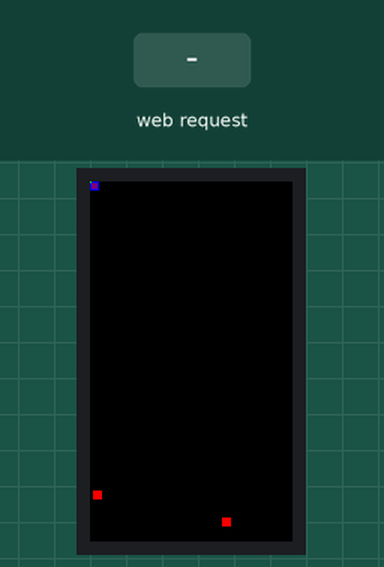
This sketch was run on a simulated ESP32. Shown: 135×240 colour display. Inputs (shaded band) come from the test bench. The local clock reads 2024-03-15 10:24:30 at power-on unless the sketch sets it; random numbers use the default seed unless the sketch sets one; what the sketch prints to the serial monitor is not drawn.

Above: at 2.3 s.
2.4 s: HTTP request GET /R received
At 3.6 s:
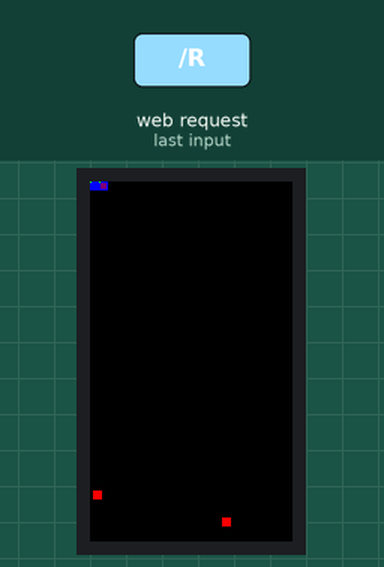
3.9 s: HTTP request GET /D received
At 4.9 s:
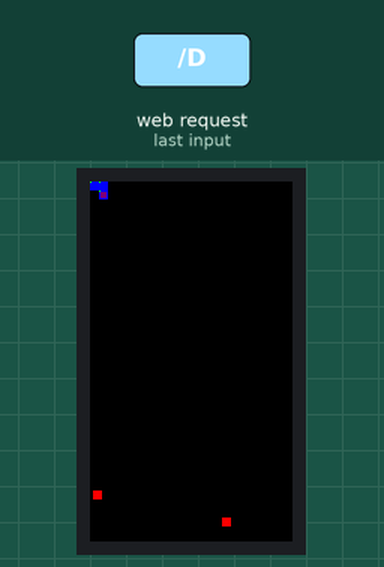
5.4 s: HTTP request GET /L received
At 6.0 s:
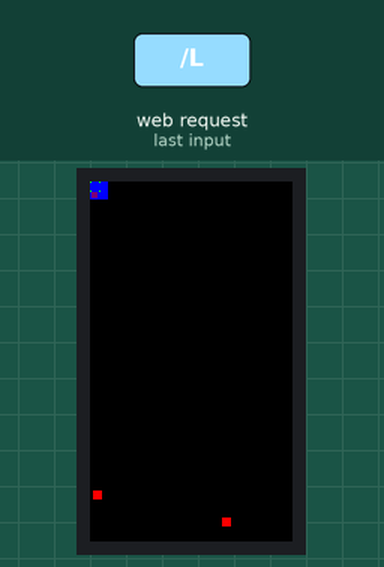
6.9 s: HTTP request GET /U received
Timing chart, 0 to 9.4 s (numbered marks = the images above; inputs shaded):
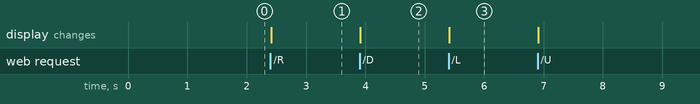

The sketch:

Final.ino
```cpp
/*
  WiFiAccessPoint.ino creates a WiFi access point and provides a web server on it.

  Steps:
  1. Connect to the access point "yourAp"
  2. Point your web browser to http://192.168.4.1/H to turn the LED on or http://192.168.4.1/L to turn it off
     OR
     Run raw TCP "GET /H" and "GET /L" on PuTTY terminal with 192.168.4.1 as IP address and 80 as port

  Created for arduino-esp32 on 04 July, 2018
  by Elochukwu Ifediora (fedy0)

  edited by Ian Sbar
*/

#include <WiFi.h>
#include <WiFiClient.h>
#include <WiFiAP.h>
#include <M5StickCPlus.h>


RTC_TimeTypeDef RTC_TimeStruct;

class Square{//class for the square the player controls
public:

//properties of the square, such as coordinates and and size
  int size=6;
  int Xcord=0;
  int Ycord=0;


  int set_Xcord(int x){ // a function that adds a number to the current x coordinate
    Xcord=Xcord+x;
    return Xcord;
  }

  int set_Ycord(int y){// a function that adds a number to the current Y coordinate
    Ycord=Ycord+y;
    return Ycord;
  }


  void DrawSquare(){ //function that draws the square on the screen
    M5.Lcd.drawRect(Xcord, Ycord, size, size, BLUE);
    M5.Lcd.fillRect(Xcord, Ycord, size, size, BLUE);

  }

  void DrawFace(){//function that draws a smaller purple square on top of the blue square. acts as the "face"
    M5.Lcd.drawRect(Xcord+1, Ycord+1, size-2, size-2, PURPLE);
    M5.Lcd.fillRect(Xcord+1, Ycord+1, size-2, size-2, PURPLE);

  }

  void origin(){
    M5.Lcd.drawRect(Xcord, Ycord, 1, 1, GREEN);
    M5.Lcd.fillRect(Xcord, Ycord, 1, 1, GREEN);
  }


};

class Power{ //class for the power up object.
  public://object properties
  int Xcord=random(128);
  int Ycord=random(234);
  int size = 6;


  void DrawPower(){//function that plants the powerup on screen at a random location
    Xcord=random(128);//random x cord
    Ycord=random(234);//random Y cord
    M5.Lcd.drawRect(Xcord, Ycord, size, size, RED);
    M5.Lcd.fillRect(Xcord, Ycord, size, size, RED);

  }

  void remove(){//function that removes the powerup.
    M5.Lcd.drawRect(Xcord, Ycord, size, size, BLUE);
    M5.Lcd.fillRect(Xcord, Ycord, size, size, BLUE);
  }
};
// Set these to your desired credentials for the access point
const char *ssid = "CCASTER";
const char *password = "Rollback";

WiFiServer server(80);

//creates a pixel object of class square
Square *pixel = new Square;

//creates two PowerUp objects of class power
Power *PowerUp = new Power;
Power *PowerUp2 = new Power;


  //numerical representation of LCD screen
  //All of these lines before the settup function were meant to contribute to making a numberical version of the pixel grid on the LCD screen.
  //The Idea was to represent all the pixels that the blue square has touched with the number "1" and everything else as "0"
  //the program would then keep track of all the "1s" in the grid, stopping the square's movement and saving the time on the Real time clock, which would be uploaded to a firebase database.
  //Unfortunatelly, mainly due to me procrastinating, I could not get this part of the code to function in time, and thus could not
 int LCDarray[135][240];//initailizes the Array
 int blueCount;//integer variable for the number of blue pixels on the LCD (or 1s in the array)

 //this function uses "for" loops to fill the array with zeros
 void MakeLCDArray(){
    for (int y = 0; y < 240; y++) {
        for (int x = 0; x < 135; x++) {
            LCDarray[x][y] = 0;

        }

    }

  }

  void LCDarrayFill() {//This function does not work properly for some reason. It either prevents the program from openeing, caused what I believe is some sort of infinite loop, or doesn't run at all.
   //Unfortunately this function seemed to be the only way I could count the amound of blue pixels on the LDC screen.

   //it was meant to fill the arrays with 1s in the same places the blue square on the LCD as passed
    for (int y = pixel->Ycord; y < pixel->size+ pixel->Ycord; y++) {
        for (int x = pixel->Xcord; x < pixel->size + pixel->Xcord; x++) {

            LCDarray[x][y] = 1;
            blueCount++;

        }
    }


  }


void setup() {


  M5.begin();

     //added from rtc clock.
    RTC_TimeTypeDef TimeStruct;
    TimeStruct.Hours   = 0;  // Set the time.  设置时间
    TimeStruct.Minutes = 0;
    TimeStruct.Seconds = 0;
    M5.Rtc.SetTime(&TimeStruct);//sets the time of the RTC to the three variables above

    // Lcd display


    pixel->DrawSquare();//draws the pixel object
    pixel->DrawFace();//draws the face of hte pixel object
    pixel->origin();//draws the origin point of the pixel object
    PowerUp -> DrawPower();//draws the powerup object
    PowerUp2 -> DrawPower();//draws the second powerup object

    // draw graphic.  绘图🌹


    delay(1000);

  Serial.begin(115200);
  Serial.println();
  Serial.println("Configuring access point...");

  // You can remove the password parameter if you want the AP to be open.
  WiFi.softAP(ssid, password);
  IPAddress myIP = WiFi.softAPIP();
  Serial.print("AP IP address: ");
  Serial.println(myIP);
  server.begin();

  Serial.println("Server started");

}


void loop() {

   M5.Rtc.GetTime(&RTC_TimeStruct);//Gets the data from the RTC to start keeping track of time.

  WiFiClient client = server.available();   // listen for incoming clients

  if (client) {                             // if you get a client,
    Serial.println("New Client.");           // print a message out the serial port
    String currentLine = "";
                 // make a String to hold incoming data from the client
    while (client.connected()) {            // loop while the client's connected
      if (client.available()) {             // if there's bytes to read from the client,
        char c = client.read();             // read a byte, then
        Serial.write(c);                    // print it out the serial monitor
        if (c == '\n') {                    // if the byte is a newline character

          // if the current line is blank, you got two newline characters in a row.
          // that's the end of the client HTTP request, so send a response:
          if (currentLine.length() == 0) {
            // HTTP headers always start with a response code (e.g. HTTP/1.1 200 OK)
            // and a content-type so the client knows what's coming, then a blank line:
            client.println("HTTP/1.1 200 OK");
            client.println("Content-type:text/html");
            client.println();

            // the content of the HTTP response follows the header. Will be used to move the pixel on the LCD using a web page
            client.print("<button><a href=\"/L\">Left</a> <button><br>");
            client.print("<button><a href=\"/D\">Down</a> <button><br>");
            client.print("<button><a href=\"/R\">Right</a> <button><br>");
            client.print("<button><a href=\"/U\">Up</a> <button><br>");

            // The HTTP response ends with another blank line:
            client.println();
            // break out of the while loop:
            break;
          } else {    // if you got a newline, then clear currentLine:
            currentLine = "";
          }
        } else if (c != '\r') {  // if you got anything else but a carriage return character,
          currentLine += c;      // add it to the end of the currentLine
        }

        //code for moving pixel and interactions.
        pixel->DrawSquare();//draws a blue line to cover the previous purple face pixel
        pixel->origin();

        if (currentLine.endsWith("GET /R")) {//moves the pixel Right
         pixel->set_Xcord(pixel->size);

          //makes sure the pixel does not go off screen
         if(pixel->Xcord >= 135-pixel->size ){
           pixel->Xcord = 135-pixel->size;
         }


        }
        if (currentLine.endsWith("GET /D")) {//moves the Pixel down. distance moved is affected by the pixel's size

         pixel->set_Ycord(pixel->size);

         //makes sure the pixel does not go off screen
         if(pixel->Ycord >= 240- pixel->size ){
           pixel->Ycord = 240- pixel->size;
         }

        }
        if (currentLine.endsWith("GET /L")) { //moves the pixel left
         pixel->set_Xcord(-pixel->size);
         //makes sure the pixel does not go off screen
         if(pixel->Xcord < 0 ){
          pixel->Xcord = 0;
         }

        }
        if (currentLine.endsWith("GET /U")) {//moves the pixel up

         pixel->set_Ycord(-pixel->size);

         //makes sure the pixel does not go off screen
         if(pixel->Ycord < 0 ){

             pixel->Ycord =0;


        }
        }


        //If the pixel touches PowerUp, it will grow larger and PowerUp will disappear and reappear elsewhere
        if(pixel->Xcord >= PowerUp->Xcord-(pixel->size/2) && pixel->Xcord <= PowerUp->Xcord+(pixel->size/2) ){
          if(pixel->Ycord >= PowerUp->Ycord-(pixel->size/2) && pixel->Ycord <= PowerUp->Ycord+(pixel->size/2)){
          PowerUp-> remove();
          pixel->size = pixel->size+4;
          PowerUp -> DrawPower();
          }

        }
        //If the pixel touches PowerUp2, it will grow larger and PowerUp2 will disappear and reappear elsewhere
        if(pixel->Xcord >= PowerUp2->Xcord-(pixel->size/2) && pixel->Xcord <= PowerUp2->Xcord+(pixel->size/2) ){
          if(pixel->Ycord >= PowerUp2->Ycord-(pixel->size/2) && pixel->Ycord <= PowerUp2->Ycord+(pixel->size/2)){
          PowerUp2-> remove();
          pixel->size = pixel->size+4;
          PowerUp2 -> DrawPower();
          }

        }
        pixel->DrawFace();
        pixel->origin();

      }
    }


    // close the connection:
    client.stop();
    Serial.println("Client Disconnected.");

  }
}
```

Measured:
- after the input at 2.4 s, the display: changes at once (image 1)
- after the input at 3.9 s, the display: changes at once (image 2)
- after the input at 5.4 s, the display: changes at once (image 3)
